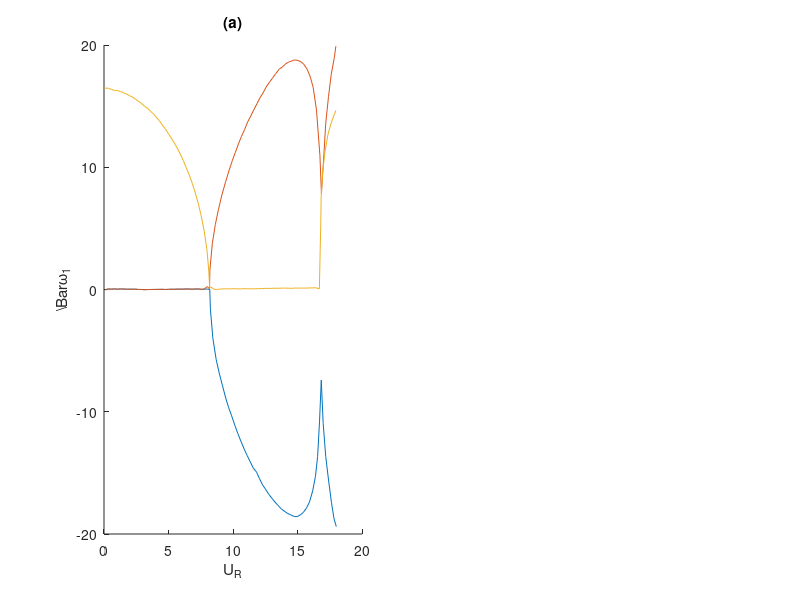

Here is the MATLAB script that generated this plot: (Note: this script raises an error after producing the figure.)
ref_data = csvread('figure/data_fixedfixed/paidoussis.csv',2,0);

figure();
subplot(1,2,1);
hold on;
title('(a)');
xlabel('U_R');
ylabel('\Bar{\omega}_1');
for i=1:3
    vectX = ref_data(:,i*2-1);
    vectY = ref_data(:,i*2);
    vectX(vectX==0) = [];
    vectY(vectY==0) = [];
    plot(vectX,vectY);
end
plot(U_bar,real(EigFreq_bar(1,:)),'k','LineWidth',1);
plot(U_bar,imag(EigFreq_bar(1,:)),'k:','LineWidth',1.2);
plot(U_bar,imag(EigFreq_bar(2,:)),'k:','LineWidth',1.2);

subplot(1,2,2);
hold on;
title('(b)');
ylabel('\Bar{\omega}_1');
xlabel('U_R');
ylabel('\Bar{\omega}_1');
for i=4:5
    vectX = ref_data(:,i*2-1);
    vectY = ref_data(:,i*2);
    vectX(vectX==0) = [];
    vectY(vectY==0) = [];
    plot(vectX,vectY);
end
plot(U_bar,real(EigFreq_bar(3,:)),'k','LineWidth',1);
plot(U_bar,imag(EigFreq_bar(3,:)),'k:','LineWidth',1.2);
plot(U_bar,imag(EigFreq_bar(4,:)),'k:','LineWidth',1.2);